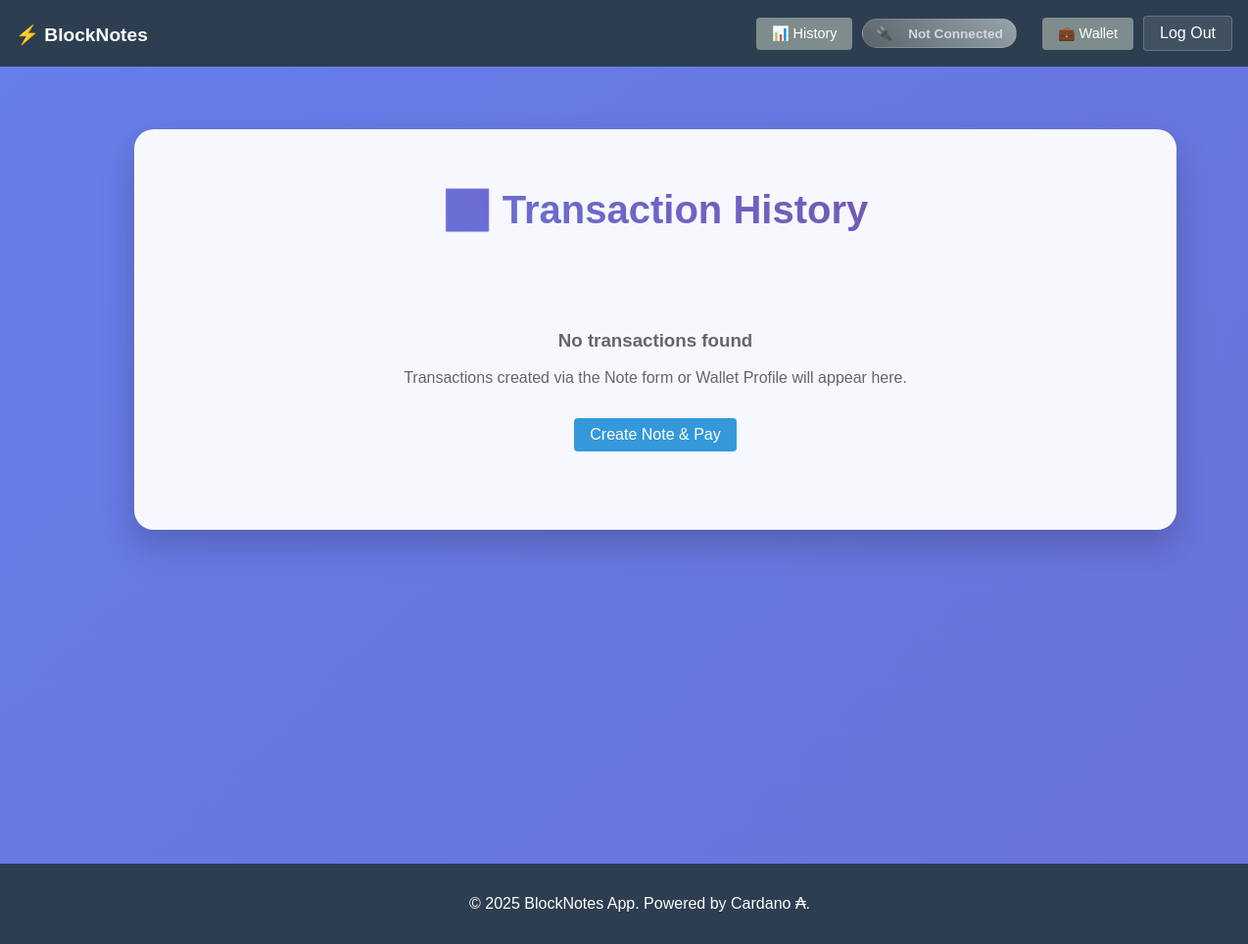
The page /history/ (signed in) on the database as committed earlier.
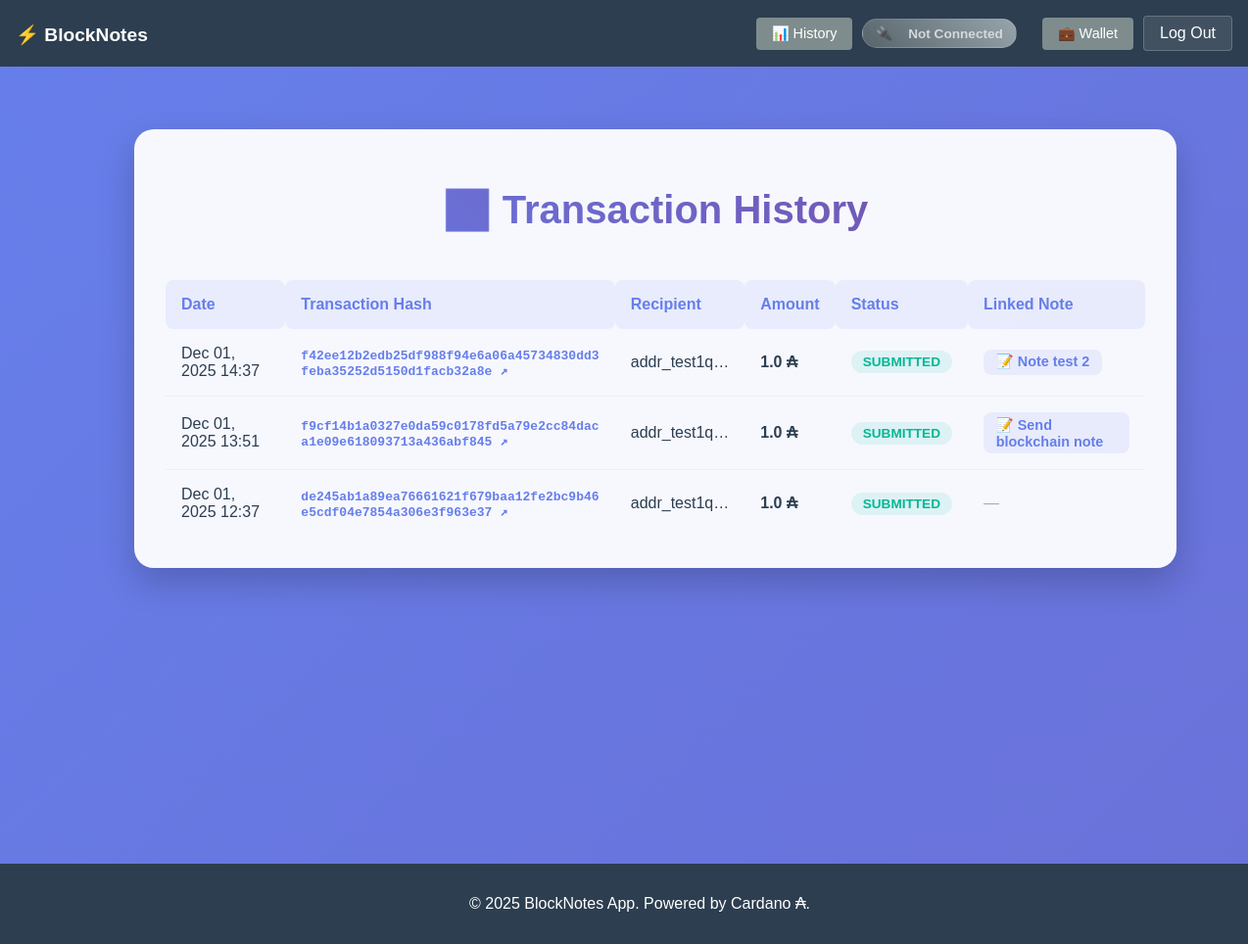
The same page on the database as committed later.
### notes/models.py (models this page shows, shortened)
class Transaction(models.Model):
    STATUS_CHOICES = [
        ('pending', 'Pending'),
        ('submitted', 'Submitted'),
        ('confirmed', 'Confirmed'),
        ('failed', 'Failed'),
    ]
    user = models.ForeignKey(User, on_delete=models.CASCADE, related_name='transactions')
    tx_hash = models.CharField(max_length=64, unique=True, null=True, blank=True, db_index=True)
    recipient_address = models.CharField(max_length=103)
    amount_lovelace = models.BigIntegerField()
    status = models.CharField(max_length=20, choices=STATUS_CHOICES, default='pending', db_index=True)
    block_height = models.IntegerField(null=True, blank=True)
    slot = models.BigIntegerField(null=True, blank=True)
    error_message = models.TextField(null=True, blank=True)
    error_code = models.CharField(max_length=50, null=True, blank=True)
    created_at = models.DateTimeField(auto_now_add=True, db_index=True)
    submitted_at = models.DateTimeField(null=True, blank=True)
    confirmed_at = models.DateTimeField(null=True, blank=True)
    updated_at = models.DateTimeField(auto_now=True)
    class Meta:
        ordering = ['-created_at']
        indexes = [
            models.Index(fields=['user', '-created_at'], name='tx_user_created_idx'),
            models.Index(fields=['user', 'status'], name='tx_user_status_idx'),
            models.Index(fields=['status', 'created_at'], name='tx_status_created_idx'),
            models.Index(fields=['status', 'updated_at'], name='tx_status_updated_idx'),
            models.Index(fields=['tx_hash'], name='tx_hash_idx'),
            models.Index(fields=['user', 'status', '-created_at'], name='tx_user_status_created_idx'),
            models.Index(fields=['created_at', 'status'], name='tx_created_status_idx'),
        ]
    def get_amount_ada(self):
        return self.amount_lovelace / 1_000_000 if self.amount_lovelace else 0

class Note(models.Model):
    title = models.CharField(max_length=255)
    description = models.TextField() # TextField is better for long descriptions
    createdAt = models.DateTimeField(auto_now_add=True)
    updatedAt = models.DateTimeField(auto_now=True)
    createdBy = models.ForeignKey(User, on_delete=models.CASCADE, related_name="notes")
    transaction = models.OneToOneField(
        'Transaction',
        on_delete=models.SET_NULL,
        null=True,
        blank=True,
        related_name='note'
    )
    is_deleted = models.BooleanField(default=False)

### notes/views.py (the view)
# urls.py: path('history/', views.transaction_list_view, name='transaction_list'),
@login_required
def transaction_list_view(request):
    transactions = Transaction.objects.filter(user=request.user).order_by('-created_at')
    context = {
        'transactions': transactions,
        'blockfrost_api_key': settings.BLOCKFROST_PROJECT_ID
    }
    return render(request, 'notes/transaction_list.html', context)

### notes/templates/notes/transaction_list.html (shortened to what this page needs)
{% extends 'notes/base.html' %}
{% block content %}
<div class="modern-tx-container">
    <div class="modern-tx-card">
        <h1>📊 Transaction History</h1>
        {% if transactions %}
        <div class="tx-table-wrapper">
            <table class="tx-table">
                <thead>
                    <tr>
                        <th>Date</th>
                        <th>Transaction Hash</th>
                        <th>Recipient</th>
                        <th>Amount</th>
                        <th>Status</th>
                        <th>Linked Note</th>
                    </tr>
                </thead>
                <tbody>
                    {% for tx in transactions %}
                    <tr>
                        <td>{{ tx.created_at|date:"M d, Y H:i" }}</td>
                        <td>
                            {% if tx.tx_hash %}
                            <a href="https://preview.cardanoscan.io/transaction/{{ tx.tx_hash }}" target="_blank" class="tx-hash-link">
                                {{ tx.tx_hash }} ↗
                            </a>
                            {% else %}
                            <span class="text-muted">Pending...</span>
                            {% endif %}
                        </td>
                        <td>
                            <span title="{{ tx.recipient_address }}">
                                {{ tx.recipient_address|truncatechars:12 }}
                            </span>
                        </td>
                        <td style="font-weight: 600; color: #2c3e50;">
                            {{ tx.get_amount_ada }} ₳
                        </td>
                        <td>
                            <span class="tx-status {{ tx.status }}">
                                {{ tx.status }}
                            </span>
                        </td>
                        <td>
                            {% if tx.note %}
                                <a href="{% url 'notes:note_edit' tx.note.pk %}" class="note-link">
                                    📝 {{ tx.note.title|truncatechars:20 }}
                                </a>
                            {% else %}
                                <span style="color: #aaa;">—</span>
                            {% endif %}
                        </td>
                    </tr>
                    {% endfor %}
                </tbody>
            </table>
        </div>
        {% else %}
        <div class="empty-state">
            <h3>No transactions found</h3>
            <p>Transactions created via the Note form or Wallet Profile will appear here.</p>
            <a href="{% url 'notes:note_create' %}" class="btn btn-primary" style="margin-top: 1rem;">Create Note & Pay</a>
        </div>
        {% endif %}
    </div>
</div>
{% endblock %}

Rows that differ between the two databases and show on the page:
added Transaction: created_at "Dec 01, 2025 14:37", tx_hash "f42ee12b2edb25df988f94e6a06a45734830dd3feba35252d5150d1facb32a8e", recipient_address "addr_test1q…", get_amount_ada "1.0", status "SUBMITTED", note "Note test 2"
added Transaction: created_at "Dec 01, 2025 13:51", tx_hash "f9cf14b1a0327e0da59c0178fd5a79e2cc84daca1e09e618093713a436abf845", recipient_address "addr_test1q…", get_amount_ada "1.0", status "SUBMITTED", note "Send blockchain note"
added Transaction: created_at "Dec 01, 2025 12:37", tx_hash "de245ab1a89ea76661621f679baa12fe2bc9b46e5cdf04e7854a306e3f963e37", recipient_address "addr_test1q…", get_amount_ada "1.0", status "SUBMITTED"
Other text that changed with them:
text no longer shown: "No transactions found Transactions created via the Note form or Wallet Profile will appear here. Create Note & Pay"
text now shown: "Date Transaction Hash Recipient Amount Status Linked Note"
